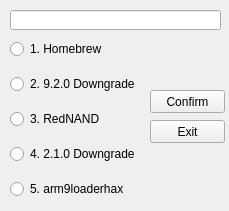
<?xml version="1.0" encoding="UTF-8"?>
<ui version="4.0">
 <class>MainWindow</class>
 <widget class="QMainWindow" name="MainWindow">
  <property name="geometry">
   <rect>
    <x>0</x>
    <y>0</y>
    <width>229</width>
    <height>211</height>
   </rect>
  </property>
  <property name="windowTitle">
   <string>MainWindow</string>
  </property>
  <widget class="QWidget" name="centralwidget">
   <widget class="QWidget" name="verticalLayoutWidget">
    <property name="geometry">
     <rect>
      <x>10</x>
      <y>30</y>
      <width>131</width>
      <height>181</height>
     </rect>
    </property>
    <layout class="QVBoxLayout" name="verticalLayout">
     <item>
      <widget class="QRadioButton" name="rdoHomebrew">
       <property name="text">
        <string>1. Homebrew</string>
       </property>
      </widget>
     </item>
     <item>
      <widget class="QRadioButton" name="rdoDowngrade92">
       <property name="text">
        <string>2. 9.2.0 Downgrade</string>
       </property>
      </widget>
     </item>
     <item>
      <widget class="QRadioButton" name="rdoRedNAND">
       <property name="text">
        <string>3. RedNAND</string>
       </property>
      </widget>
     </item>
     <item>
      <widget class="QRadioButton" name="rdoDowngrade21">
       <property name="text">
        <string>4. 2.1.0 Downgrade</string>
       </property>
      </widget>
     </item>
     <item>
      <widget class="QRadioButton" name="rdoArm9loaderhax">
       <property name="text">
        <string>5. arm9loaderhax</string>
       </property>
      </widget>
     </item>
    </layout>
   </widget>
   <widget class="QLineEdit" name="txtHTML">
    <property name="geometry">
     <rect>
      <x>10</x>
      <y>10</y>
      <width>211</width>
      <height>20</height>
     </rect>
    </property>
   </widget>
   <widget class="QPushButton" name="btnSelectDone">
    <property name="geometry">
     <rect>
      <x>150</x>
      <y>90</y>
      <width>75</width>
      <height>23</height>
     </rect>
    </property>
    <property name="text">
     <string>Confirm</string>
    </property>
   </widget>
   <widget class="QPushButton" name="btnSelectExit">
    <property name="geometry">
     <rect>
      <x>150</x>
      <y>120</y>
      <width>75</width>
      <height>23</height>
     </rect>
    </property>
    <property name="text">
     <string>Exit</string>
    </property>
   </widget>
  </widget>
 </widget>
 <resources/>
 <connections/>
</ui>
